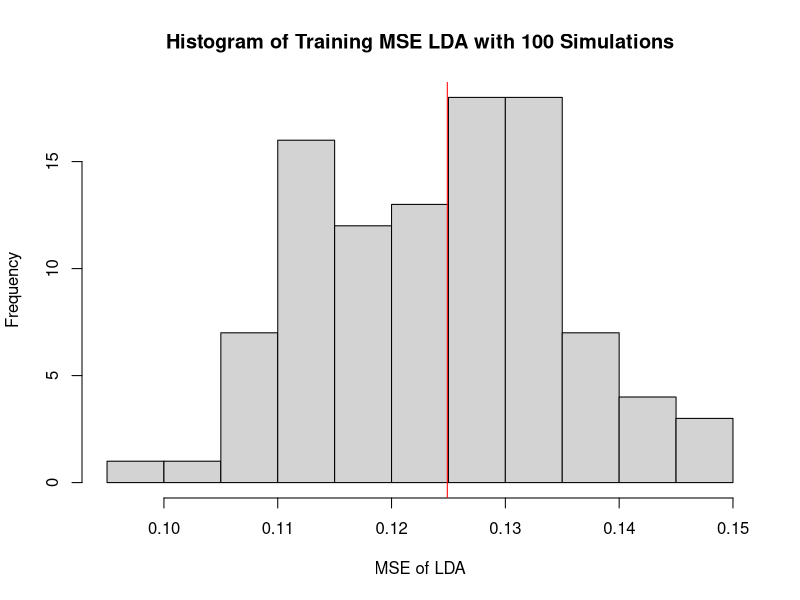
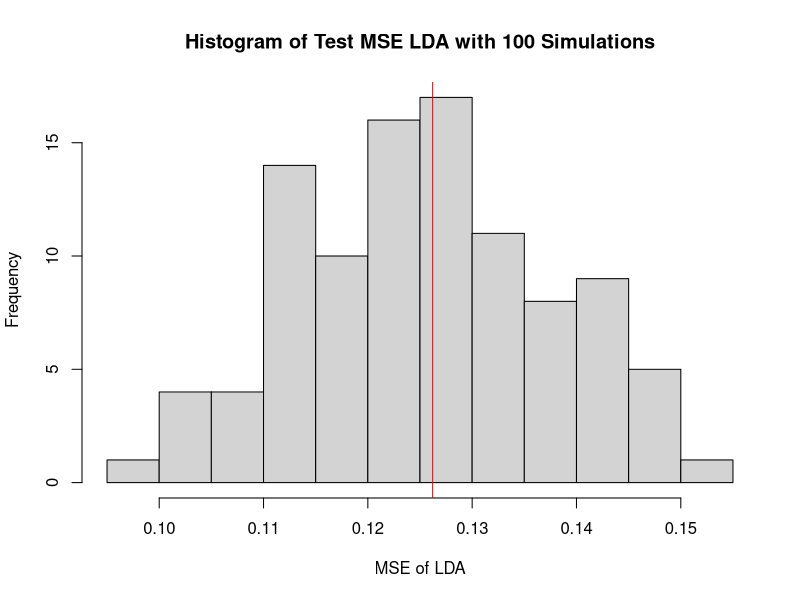
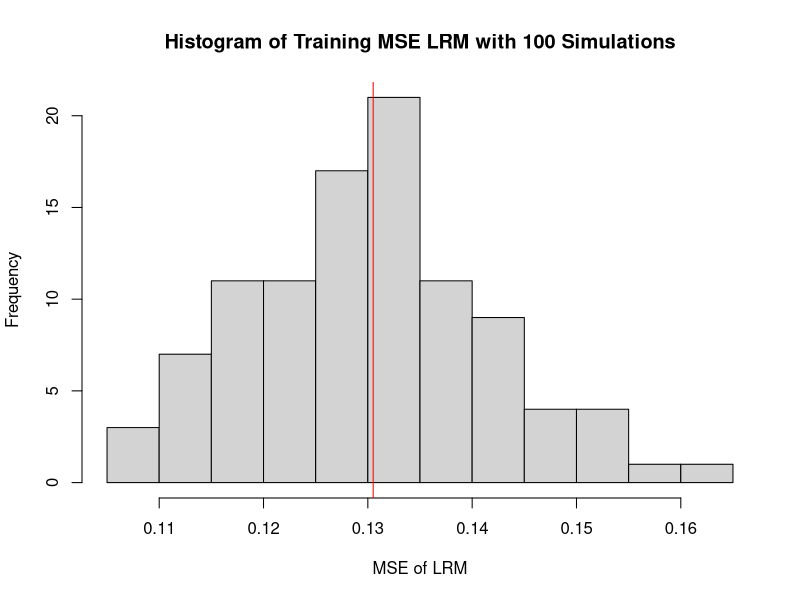
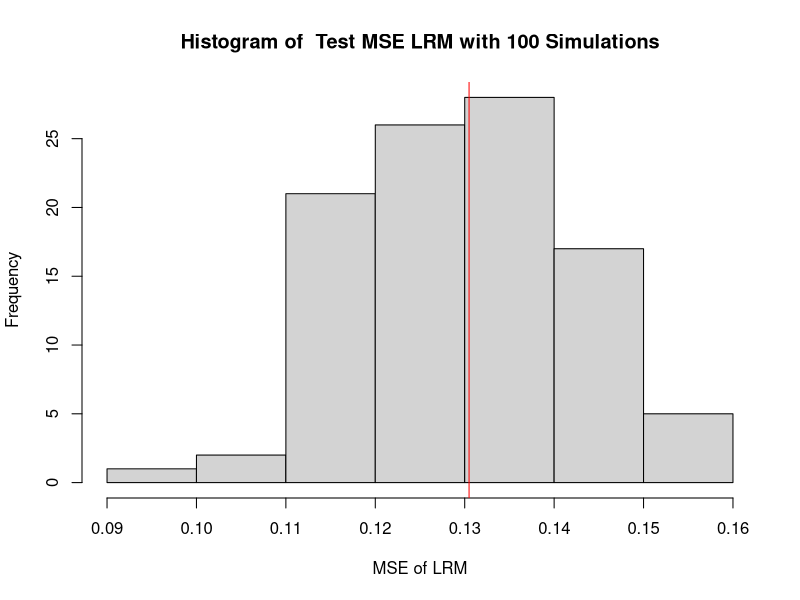

R code for these plots, in order:
rm(list = ls())

set.seed(100)
#setup
#install.packages("mvtnorm")
#install.packages("MASS")
library(mvtnorm)
library(MASS)
#install.packages("tidyverse")
library(tidyverse)

#install.packages("ggplot2")
library(ggplot2)

#Aufgabe 2

mu1 <- c(-3, 3)
mu2 <- c(5, 5)

Val <- c(16,-2,-2,9)
cov <- matrix(data = Val,2,2 )

#a)

#LDA
n_sim <- 100
mse.sim.lda.training <- c()
mse.sim.lda.test <- c()
mse.sim.log.training <- c()
mse.sim.log.test <- c()

#container for specificity and sensitivity
MSE_training.lda_spec <- c()
spez.lda.training <- c()
train.No_No <- c()
train.T2 <- c()
train.Yes_Yes <- c()
train.T1 <- c()

specifity.train.lda <- c()
sensitivity.train.lda<- c()


#container tests for specificity and sensitivity
MSE_test.lda_spec <- c()
spez.lda.test <- c()
test.No_No<- c()
test.T2 <- c()
test.Yes_Yes <- c()
test.T1 <- c()

specifity.test.lda<- c()
sensitivity.test.lda<- c()



for (i in 1:n_sim) {
  
  #a)
  
  n1 <- 300
  n2 <- 500
  n  <- n1+n2 #by assumption of us
  
  pi_1 <- n1/n
  pi_2 <- n2/n
  
  #trainset <- 800
  #testset <- 200
  
  x1 <- mvrnorm(n1, mu1, cov ) #not a regressor
  x2 <- mvrnorm(n2, mu2, cov ) #not a regressor
  
  
  y_original1<- rep(1,n1)
  y_original2<- rep(0,n2)
  
  
  #print(y_orginal)
  trainingdata1 <- data.frame(y_original1, x1)
  names(trainingdata1) <- c("y_original","X1","X2")
  
  trainingdata2 <- data.frame(y_original2, x2)
  names(trainingdata2) <- c("y_original","X1","X2")
  
  trainingdata_final<- rbind(trainingdata1,trainingdata2)
  
  trainingdata_x_log <- t(rbind(trainingdata_final$X1,trainingdata_final$X2))
  names(trainingdata_x_log) <- c("X1","X2")
  
  #generating of testset
  
  x1_test <- mvrnorm(n1, mu1, cov )
  x2_test <- mvrnorm(n2, mu2, cov )
  
  
  
  
  testdata1 <- data.frame(y_original1, x1_test)
  names(testdata1) <- c("y_original_test","X1","X2")
  
  testdata2 <- data.frame(y_original2, x2_test)
  names(testdata2) <- c("y_original_test","X1","X2")
  
  
  testdata_final<- rbind(testdata1,testdata2)
  
  
  testdata_x_log <- t(rbind(testdata_final$X1,testdata_final$X2))
  names(testdata_x_log) <- c("X1","X2")
  
  

  
  #LDA
  
  model.training <- lda(y_original~.,data = trainingdata_final) #prior = c(0.5,0.5)) #, prior = 0.2
  prediction.training <- model.training %>% predict(trainingdata_final)
  #understand this equation!!!
  lda.data_training <- cbind(trainingdata_final,prediction.training)
  
  
  
  
  
  #LDA
  
  prediction.test <- model.training %>% predict(testdata_final)
  lda.data_test <- cbind(testdata_final,prediction.test)
  
  head(lda.data_training)
  
  #LDA
  
  mse.sim.lda.training[i] <- mean((lda.data_training$y_original- strtoi((lda.data_training$class)))^2)
  mse.sim.lda.test[i] <- mean((lda.data_test$y_original_test- strtoi((lda.data_test$class)))^2)


  
  
  #This here is the calculation of the specificity and sensitivity

  #training
  MSE_training.lda_spec <- lda.data_training$y_original- strtoi((lda.data_training$class))
  

  for (a in 1:length(MSE_training.lda_spec)){
    if (MSE_training.lda_spec[a]==1) spez.lda.training[a]="T1"
    if (MSE_training.lda_spec[a]==-1) spez.lda.training[a]="T2"
    if (MSE_training.lda_spec[a]==0 & lda.data_training$y_original[a]==1) spez.lda.training[a]="Yes_Yes"
    if (MSE_training.lda_spec[a]==0 & lda.data_training$y_original[a]==0) spez.lda.training[a]="No_No" 
  }
  train.No_No<- sum(spez.lda.training == "No_No")
  train.T2 <- sum(spez.lda.training == "T2")
  train.Yes_Yes <- sum(spez.lda.training == "Yes_Yes")
  train.T1 <- sum(spez.lda.training == "T1")
  
  specifity.train.lda[i] <- 1-(train.T2/(train.T2+train.No_No))
  sensitivity.train.lda[i] <- (train.Yes_Yes)/(train.Yes_Yes+train.T1)

  #test
  #lda
  MSE_test.lda_spec <- lda.data_test$y_original- strtoi((lda.data_test$class))
  
  
  spez.lda.test <- c()
  for (b in 1:length(MSE_test.lda_spec)){
    if (MSE_test.lda_spec[b]==1) spez.lda.test[b]="T1"
    if (MSE_test.lda_spec[b]==-1) spez.lda.test[b]="T2"
    if (MSE_test.lda_spec[b]==0 & lda.data_test$y_original_test[b]==1) spez.lda.test[b]="Yes_Yes"
    if (MSE_test.lda_spec[b]==0 & lda.data_test$y_original_test[b]==0) spez.lda.test[b]="No_No" 
  }
  
  test.No_No<- sum(spez.lda.test == "No_No")
  test.T2 <- sum(spez.lda.test == "T2")
  test.Yes_Yes <- sum(spez.lda.test == "Yes_Yes")
  test.T1 <- sum(spez.lda.test == "T1")
  
  specifity.test.lda[i] <- 1-(test.T2/(test.T2+test.No_No))
  sensitivity.test.lda[i] <- (test.Yes_Yes)/(test.Yes_Yes+test.T1)

  
}


#hist(specifity.train.lda)
#abline(v = mean(specifity.train.lda), col = "red")
#hist(sensitivity.train.lda)
#abline(v = mean(sensitivity.train.lda), col = "red")










#logistic container training set for sensitivity and specificity
#train
spez.logistic.training <- c()
MSE_training.logistic_spec <- c()


train.No_No.log <- c()
train.T2.log <- c()
train.Yes_Yes.log <- c()
train.T1.log <- c()

specifity.train.logistic <- c()
sensitivity.train.logistic <- c()
#test
spez.logistic.test <- c()
MSE_test.logistic_spec <- c()

test.No_No.log<- c()
test.T2.log <- c()
test.Yes_Yes.log <- c()
test.T1.log <- c()

specifity.test.logistic <- c()
sensitivity.test.logistic <- c()

#logistic-----------------------------------


for (k in 1:n_sim) {
  
  n1 <- 300
  n2 <- 500
  n  <- n1+n2 #by assumption of us
  
  pi_1 <- n1/n
  pi_2 <- n2/n
  
  x1 <- mvrnorm(n1, mu1, cov ) #not a regressor
  x2 <- mvrnorm(n2, mu2, cov ) #not a regressor
  
  
  y_original1<- rep(1,n1)
  y_original2<- rep(0,n2)
  
  
  #print(y_orginal)
  trainingdata1 <- data.frame(y_original1, x1)
  names(trainingdata1) <- c("y_original","X1","X2")
  
  trainingdata2 <- data.frame(y_original2, x2)
  names(trainingdata2) <- c("y_original","X1","X2")
  
  trainingdata_final<- rbind(trainingdata1,trainingdata2)
  names(trainingdata_final) <- c("y_original","X1","X2")
  
  trainingdata_x_log <- t(rbind(trainingdata_final$X1,trainingdata_final$X2))
  names(trainingdata_x_log) <- c("X1","X2")
  
  #generating of testset
  
  n1_test <- 300
  n2_test <- 500
  
  
  x1_test <- mvrnorm(n1_test, mu1, cov )
  x2_test <- mvrnorm(n2_test, mu2, cov )
  
  y_original1<- rep(1,n1_test)
  y_original2<- rep(0,n2_test)
  
  
  testdata1 <- data.frame(y_original1, x1_test)
  names(testdata1) <- c("y_original_test","X1","X2")
  
  testdata2 <- data.frame(y_original2, x2_test)
  names(testdata2) <- c("y_original_test","X1","X2")
  
  
  testdata_final<- rbind(testdata1,testdata2)
  names(testdata_final) <- c("y_original_test","X1","X2")
  
  
  testdata_x_log <- t(rbind(testdata_final$X1,testdata_final$X2))
  names(testdata_x_log) <- c("X1","X2")
  
  
  
  #Logistic Regression
  
  log_train <- glm(trainingdata_final$y_original~trainingdata_x_log,data = trainingdata_final,family= 'binomial')
  
  training_log_bef_pi <- cbind(rep(1,n),trainingdata_x_log)
  
  #to reduce the calculation time just exclude the print fct.
  pi_log_train <- c()
  for (i in 1:n) {
    pi_log_train[i] <- exp(as.vector(log_train$coefficients)%*%as.vector(t(training_log_bef_pi[i,])))/(1+exp(as.vector(log_train$coefficients)%*%as.vector(t(training_log_bef_pi[i,]))))
    #print(pi_log_train)
  }
  
  y_train_log <- c()
  for (m in 1:n) {
    if (pi_log_train[m]>0.375)  y_train_log[m] = 1 else y_train_log[m]=0
    #print(y_train_log)
  }
  
  
  test_log_bef_pi <- cbind(rep(1,n),testdata_x_log)
  
  pi_log_test <- c()
  for (l in 1:n) {
    pi_log_test[l] <- exp(as.vector(log_train$coefficients)%*%as.vector(t(test_log_bef_pi[l,])))/(1+exp(as.vector(log_train$coefficients)%*%as.vector(t(test_log_bef_pi[l,]))))
    #print(pi_log_test)
  }
  
  y_test_log <- c()
  for (j in 1:n) {
    if (pi_log_test[j]>0.375)  y_test_log[j] = 1 else y_test_log[j]=0
    #print(y_test_log)
  }
  
  
  mse.sim.log.training[k] <- mean(((trainingdata_final$y_original)-y_train_log)^2)
  mse.sim.log.test[k] <- mean(((testdata_final$y_original_test)-y_test_log)^2)
  
  
  
  #Logistic Regression Specificity and Sensitivity
  #training
  MSE_training.logistic_spec <- trainingdata_final$y_original- y_train_log
  
  
 
  for (a in 1:length(MSE_training.logistic_spec)){
   if (MSE_training.logistic_spec[a]==1) spez.logistic.training[a]="T1"
    if (MSE_training.logistic_spec[a]==-1) spez.logistic.training[a]="T2"
    if (MSE_training.logistic_spec[a]==0 & trainingdata_final$y_original[a]==1) spez.logistic.training[a]="Yes_Yes"
    if (MSE_training.logistic_spec[a]==0 & trainingdata_final$y_original[a]==0) spez.logistic.training[a]="No_No" 
  }
  
  train.No_No.log<- sum(spez.logistic.training == "No_No")
  train.T2.log <- sum(spez.logistic.training == "T2")
  train.Yes_Yes.log <- sum(spez.logistic.training == "Yes_Yes")
  train.T1.log <- sum(spez.logistic.training == "T1")
  
  specifity.train.logistic[k] <- 1-(train.T2.log/(train.T2.log+train.No_No.log))
  sensitivity.train.logistic[k] <- (train.Yes_Yes.log)/(train.Yes_Yes.log+train.T1.log)
  
  #test
  MSE_test.logistic_spec <- testdata_final$y_original- y_test_log
  
  
  for (b in 1:length(MSE_test.logistic_spec)){
    if (MSE_test.logistic_spec[b]==1) spez.logistic.test[b]="T1"
    if (MSE_test.logistic_spec[b]==-1) spez.logistic.test[b]="T2"
    if (MSE_test.logistic_spec[b]==0 & testdata_final$y_original_test[b]==1) spez.logistic.test[b]="Yes_Yes"
    if (MSE_test.logistic_spec[b]==0 & testdata_final$y_original_test[b]==0) spez.logistic.test[b]="No_No" 
 }
  
  test.No_No.log<- sum(spez.logistic.test == "No_No")
  test.T2.log <- sum(spez.logistic.test == "T2")
  test.Yes_Yes.log <- sum(spez.logistic.test == "Yes_Yes")
  test.T1.log <- sum(spez.logistic.test == "T1")
  
  specifity.test.logistic[k] <-  1-(test.T2.log/(test.T2.log+test.No_No.log))
  sensitivity.test.logistic[k] <- (test.Yes_Yes.log)/(test.Yes_Yes.log+test.T1.log)
  
  
  
}


#hist(specifity.train.logistic)
#abline(v = mean(specifity.train.logistic), col = "red")
#hist(sensitivity.train.logistic)
#abline(v = mean(sensitivity.train.logistic), col = "red")








#lda analysis of mse

#training
hist(mse.sim.lda.training, xlab = "MSE of LDA",main = paste("Histogram of" , "Training MSE LDA with 100 Simulations"))
abline(v = mean(mse.sim.lda.training), col = "red")

mean_mse_lda_training <- mean(mse.sim.lda.training)
var_mse_lda_training <- var(mse.sim.lda.training)

#test
hist(mse.sim.lda.test, xlab = "MSE of LDA",main = paste("Histogram of" , "Test MSE LDA with 100 Simulations"))
abline(v = mean(mse.sim.lda.test), col = "red")

mean_mse_lda_test <- mean(mse.sim.lda.test)
var_mse_lda_test <- var(mse.sim.lda.test)



#logistic analysis of mse

#training
hist(mse.sim.log.training, xlab = "MSE of LRM",main = paste("Histogram of" , "Training MSE LRM with 100 Simulations"))
abline(v = mean(mse.sim.log.training), col = "red")
mean_mse_log_training <- mean(mse.sim.log.training)
var_mse_log_training <- var(mse.sim.log.training)

#test
hist(mse.sim.log.test, xlab = "MSE of LRM", main = paste("Histogram of" , " Test MSE LRM with 100 Simulations"))
abline(v = mean(mse.sim.log.test), col = "red")
mean_mse_log_test <- mean(mse.sim.log.test)
var_mse_log_test <- var(mse.sim.log.test)





#b)

#1) if n is small and normal distributed, the MSE of the lda should be smaller
#2) with lda we can have more than two response classes, this case we cannot compare to
# lrm, as lrm cannot have more than two
#3) we have to try but the question here is what is happening when the classes have a very different mean
# When there is substantial separation between the two classes, the
#parameter estimates for the logistic regression model are surprisingly
#unstable.





#c)
#sensitivity and specificity increases when I decrease pi_1 and pi_2, e.g. the posterior probability of default increases. 
#It increases because above the threshold of e.g. 20% instead of before 50% every Household is put into default.
#This leads to better predicting sensitivity but will increase specificity and in total the error.




